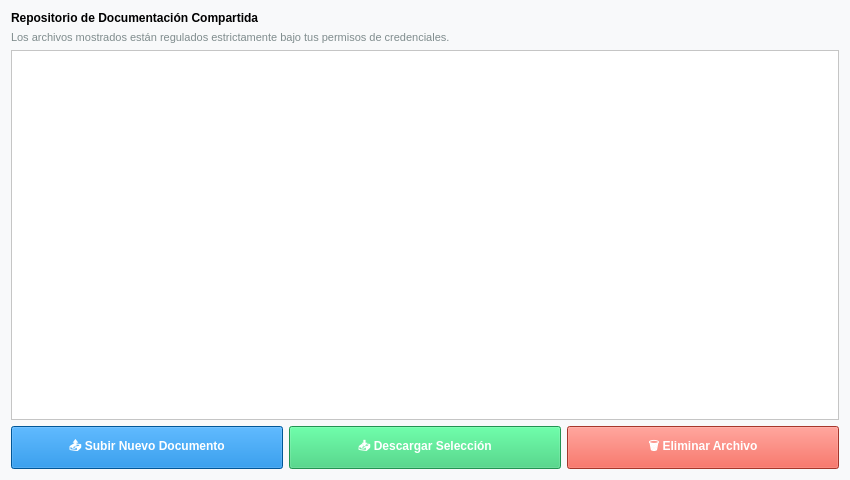
<?xml version="1.0" encoding="UTF-8"?>
<ui version="4.0">
 <class>ArchivosView</class>
 <widget class="QWidget" name="ArchivosView">
  <property name="geometry">
   <rect>
    <x>0</x>
    <y>0</y>
    <width>850</width>
    <height>480</height>
   </rect>
  </property>
  <property name="windowTitle">
   <string>SGA - Repositorio General de Documentos</string>
  </property>
  <property name="styleSheet">
   <string>background-color: #F8F9FA; font-family: 'Segoe UI', Arial;</string>
  </property>
  <layout class="QVBoxLayout" name="layout_principal">
   <property name="margins"><number>20</number></property>
   <item>
    <widget class="QLabel" name="lbl_titulo">
     <property name="font"><font><pointSize>14</pointSize><bold>true</bold></font></property>
     <property name="text"><string>Repositorio de Documentación Compartida</string></property>
    </widget>
   </item>
   <item>
    <widget class="QLabel" name="lbl_subtitulo">
     <property name="styleSheet"><string>color: #7F8C8D; font-size: 11px;</string></property>
     <property name="text"><string>Los archivos mostrados están regulados estrictamente bajo tus permisos de credenciales.</string></property>
    </widget>
   </item>
   <item>
    <widget class="QTableWidget" name="tabla_archivos">
     <property name="styleSheet"><string>background-color: white;</string></property>
    </widget>
   </item>
   <item>
    <layout class="QHBoxLayout" name="layout_botones">
     <item>
      <widget class="QPushButton" name="btn_subir">
       <property name="text"><string>📤 Subir Nuevo Documento</string></property>
       <property name="styleSheet"><string>background-color: #0078D4; color: white; font-weight: bold; padding: 10px;</string></property>
      </widget>
     </item>
     <item>
      <widget class="QPushButton" name="btn_descargar">
       <property name="text"><string>📥 Descargar Selección</string></property>
       <property name="styleSheet"><string>background-color: #2ECC71; color: white; font-weight: bold; padding: 10px;</string></property>
      </widget>
     </item>
     <item>
      <widget class="QPushButton" name="btn_eliminar">
       <property name="text"><string>🗑️ Eliminar Archivo</string></property>
       <property name="styleSheet"><string>background-color: #E74C3C; color: white; font-weight: bold; padding: 10px;</string></property>
      </widget>
     </item>
    </layout>
   </item>
  </layout>
 </widget>
</ui>
